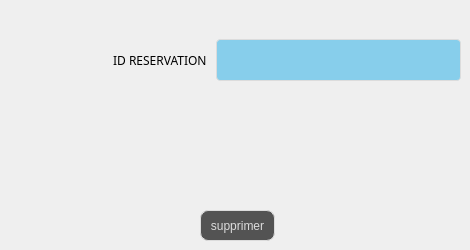
      <widget class="QWidget" name="tab_18">
       <attribute name="title">
        <string>Supprimer Reservation</string>
       </attribute>
       <widget class="QPushButton" name="P_supprimer_4">
        <property name="geometry">
         <rect>
          <x>200</x>
          <y>210</y>
          <width>75</width>
          <height>31</height>
         </rect>
        </property>
        <property name="styleSheet">
         <string notr="true">QPushButton {
color: #dcdcdc;
background:#535353;
border: none;

border: 1px solid #DCDCDC;
border-radius: 8px;
}
QPushButton:hover {
color:#fff;
background:#FF5733;
border: none;
}</string>
        </property>
        <property name="text">
         <string>supprimer</string>
        </property>
       </widget>
       <widget class="QWidget" name="layoutWidget_2">
        <property name="geometry">
         <rect>
          <x>110</x>
          <y>30</y>
          <width>351</width>
          <height>60</height>
         </rect>
        </property>
        <layout class="QHBoxLayout" name="horizontalLayout_20">
         <item>
          <widget class="QLabel" name="label_54">
           <property name="font">
            <font>
             <family>Segoe Print</family>
            </font>
           </property>
           <property name="text">
            <string> ID RESERVATION </string>
           </property>
          </widget>
         </item>
         <item>
          <widget class="QLineEdit" name="supp_4">
           <property name="styleSheet">
            <string notr="true">
QLineEdit {
  width: 100%;
  padding: 12px 20px;
  margin: 8px 0;
  display: inline-block;
  border: 1px solid #dcdcdc;
  border-radius: 4px;
  box-sizing: border-box;
  background: #87CEEB;
  color: #FFFFFF;
}</string>
           </property>
          </widget>
         </item>
        </layout>
       </widget>
      </widget>
